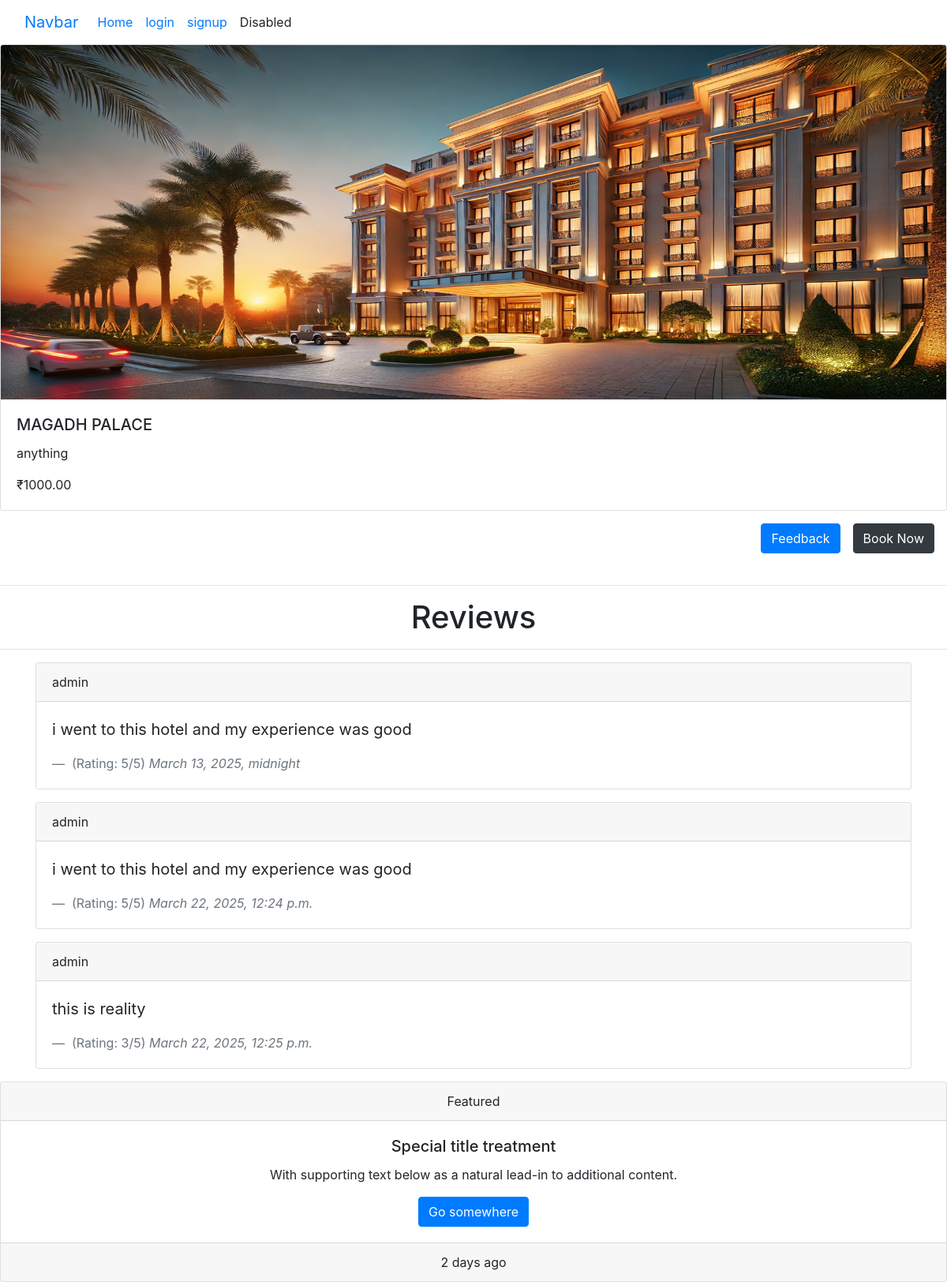
The page /instance/1/ on the database as committed earlier.
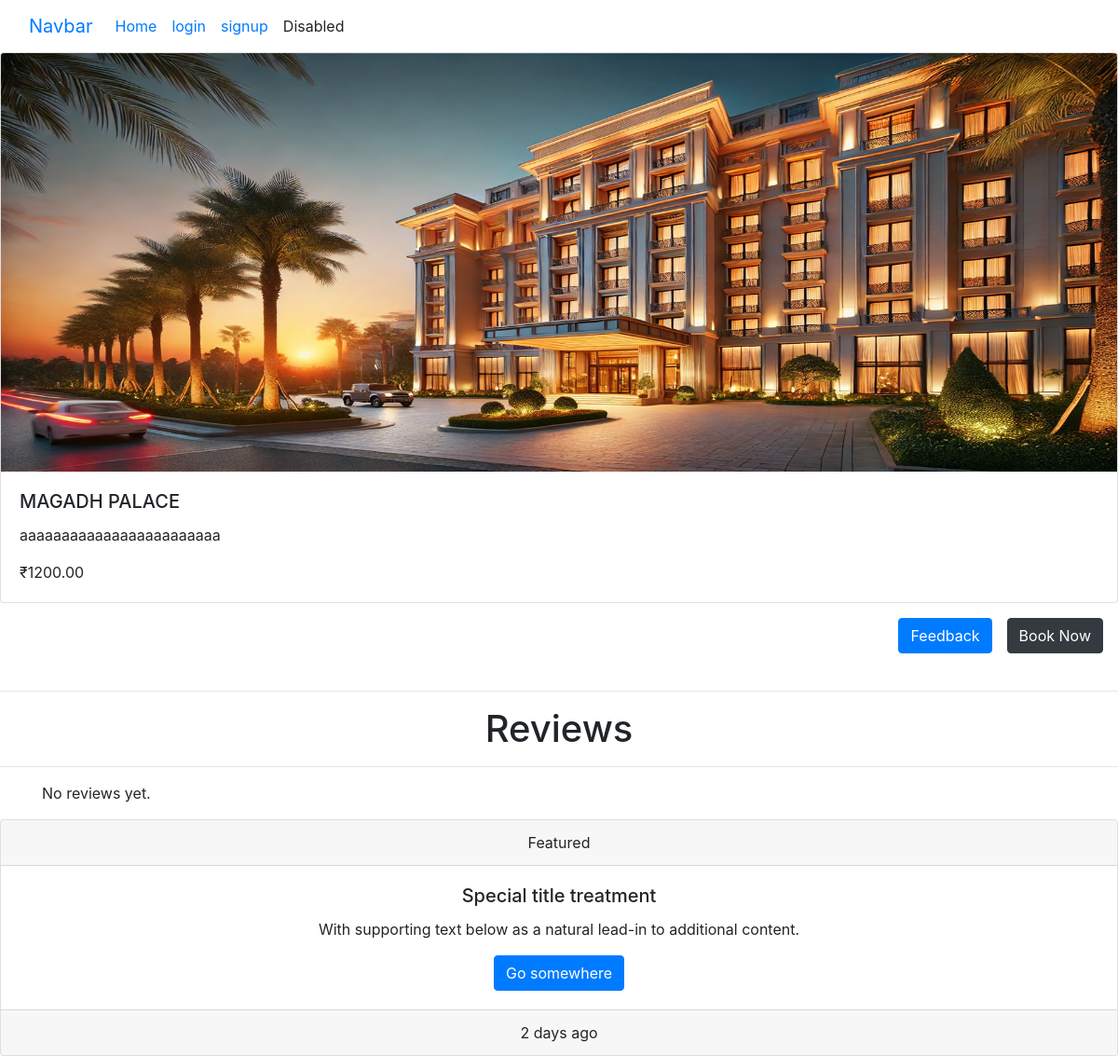
The same page on the database as committed later.
### app/models.py (models this page shows, shortened)
class Model1(models.Model):
    category= models.ForeignKey(Category, on_delete=models.CASCADE, related_name='model1_items')
    name = models.CharField(max_length=255)
    image = models.ImageField(upload_to='images/')
    description = models.TextField()
    price = models.DecimalField(max_digits=10, decimal_places=2)
    rating = models.FloatField()
    location = models.CharField(max_length=255)
    availability = models.BooleanField(default=True)

class Review(models.Model):
    instance = models.ForeignKey('Model1', on_delete=models.CASCADE, related_name='reviews')
    name = models.CharField(max_length=255)  # Auto-filled
    user = models.ForeignKey(User, on_delete=models.CASCADE, related_name='feedback')
    date = models.DateTimeField(auto_now=True)
    comment = models.TextField()
    rating = models.IntegerField()

### app/views.py (the view)
# urls.py: path('instance/<int:pk>/', instance_detail, name='instance_detail'),
def instance_detail(request, pk):
    instance = get_object_or_404(Model1, pk=pk)
    reviews = instance.reviews.all()
    return render(request, 'instance_detail.html', {'instance': instance, 'reviews':reviews})

### templates/instance_detail.html
{% extends "base.html" %}
{% load static %}
{% block content %}
    <section>
        <div>
            <div class="card mb-3">
                <img src="{{ instance.image.url }}" class="card-img-top" alt="{{ instance.image.url }}"  margin = "10px">
                <div class="card-body">
                  <h5 class="card-title">{{instance.name}}</h5>
                  <p class="card-text">{{instance.description}}</p>
                  <p class="card-text">₹{{instance.price}}</p>
                </div>
              </div>
        </div>
        <div >
            <div class="d-grid gap-2 d-md-flex justify-content-md-end">
                <a href="{% url 'feedback' instance.pk %}">
                <button class="btn btn-primary me-md-2" type="button">Feedback</button>
                </a>&emsp;
                <a href="{% url 'booking' instance.pk %}">
                    <button class="btn btn-dark" type="button">Book Now</button>&emsp;
                </a>
              </div><br>
        </div>
    </section>
    <hr><b><h1 align = "center">Reviews</h1></b><hr>
    <section>
        <div class="container">
            {% if reviews %}
                {% for review in reviews %}
                    <div class="card mb-3">
                        <div class="card-header">
                            {{ review.user }}
                        </div>
                        <div class="card-body">
                            <blockquote class="blockquote mb-0">
                                <p>{{ review.comment }}</p>
                                <footer class="blockquote-footer">
                                    (Rating: {{ review.rating }}/5)
                                    <cite title="Review Date">{{ review.date }}</cite>
                                </footer>
                            </blockquote>
                        </div>
                    </div>
                {% endfor %}
            {% else %}
                <p>No reviews yet.</p>
            {% endif %}
        </div>
    </section>
{% endblock content %}

### templates/base.html (shortened to what this page needs)
{% load static %}
<!DOCTYPE html>
<html lang="en">
<head>
    <link rel="stylesheet" href="{% static 'css/bootstrap.min.css' %}">
</head>
<body>
    <header>
        <nav class="navbar navbar-expand-lg bg-body-tertiary">
            <div class="container-fluid">
              <a class="navbar-brand" href="#">Navbar</a>
              <div class="collapse navbar-collapse" id="navbarNav">
                <ul class="navbar-nav">
                  <li class="nav-item">
                    <a class="nav-link active" aria-current="page" href="{% url "home_view" %}">Home</a>
                  </li>
                  <li class="nav-item">
                    <a class="nav-link" href="{% url 'login' %}">login</a>
                  </li>
                  <li class="nav-item">
                    <a class="nav-link" href="{% url "signup" %}">signup</a>
                  </li>
                  <li class="nav-item">
                    <a class="nav-link disabled" aria-disabled="true">Disabled</a>
                  </li>
                </ul>
              </div>
            </div>
          </nav>
    </header>
    {% block content %}{% endblock content %}
    <footer>
        <div class="card text-center">
            <div class="card-header">
              Featured
            </div>
            <div class="card-body">
              <h5 class="card-title">Special title treatment</h5>
              <p class="card-text">With supporting text below as a natural lead-in to additional content.</p>
              <a href="#" class="btn btn-primary">Go somewhere</a>
            </div>
            <div class="card-footer text-body-secondary">
              2 days ago
            </div>
          </div>
    </footer>
</body>
</html>

Rows that differ between the two databases and show on the page:
removed Review: user "admin", comment "i went to this hotel and my experience was good", rating "5", date "March 13, 2025, midnight"
removed Review: user "admin", comment "i went to this hotel and my experience was good", rating "5", date "March 22, 2025, 12:24 p.m."
removed Review: user "admin", comment "this is reality", rating "3", date "March 22, 2025, 12:25 p.m."
changed Model1 "MAGADH PALACE": description "anything" → "aaaaaaaaaaaaaaaaaaaaaaaa"; price "1000.00" → "1200.00"
Other text that changed with them:
text now shown: "No reviews yet."
